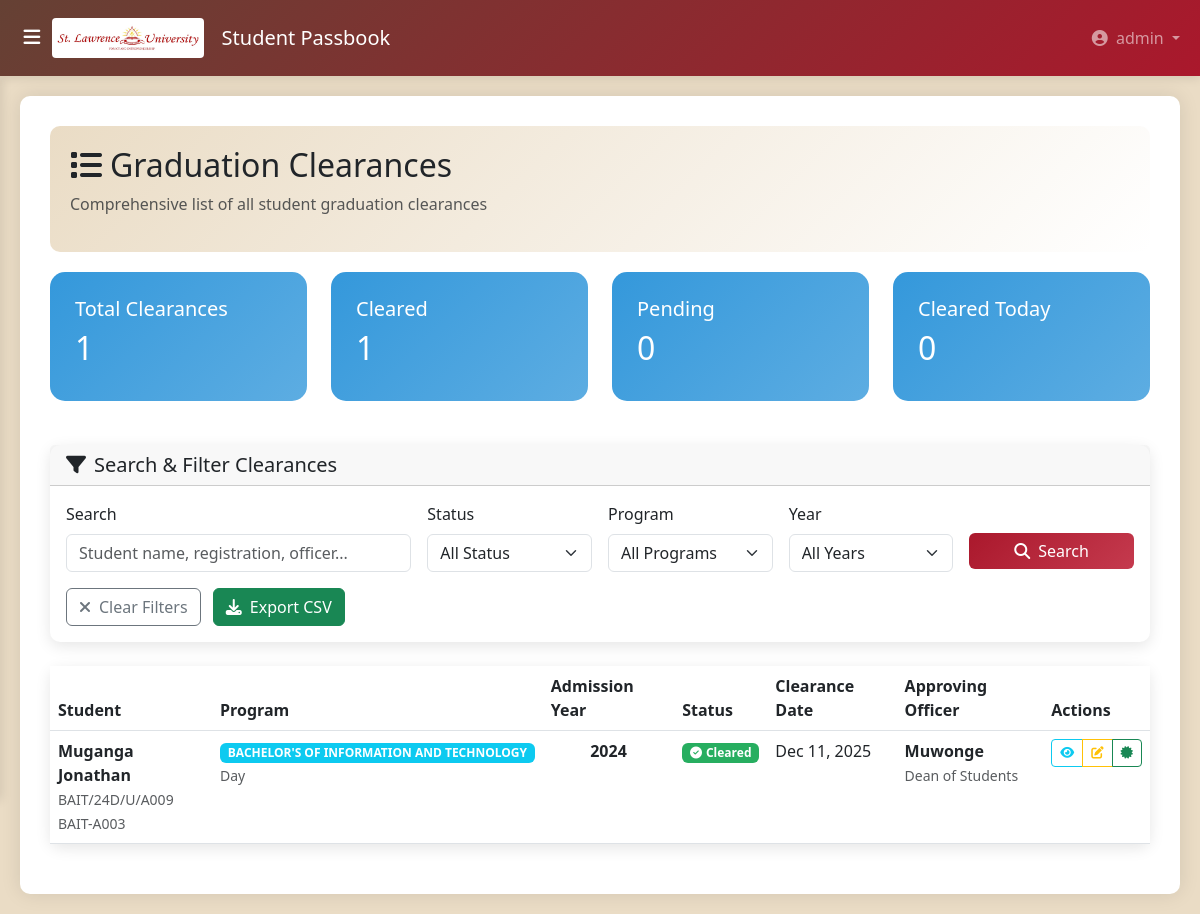
The page /passbook/clearances/graduation/ (signed in) on the database its author committed.
### accounts/models.py (models this page shows, shortened)
class User(AbstractUser):
    USER_TYPE_CHOICES = (
        ('sysadmin', 'System Administrator'),
        ('student', 'Student'),
        ('dean_of_students', 'Dean of Students'),
        ('finance_director', 'Finance Director'),
        ('academic_registrar', 'Academic Registrar'),
        ('head_of_department', 'Head of Department'),
        ('faculty_dean', 'Faculty Dean'),
        ('medical_officer', 'Medical Officer'),
        ('nche_officer', 'NCHE Officer'),
        ('lecturer', 'Lecturer'),  # Keep if needed
    )
    user_type = models.CharField(max_length=20, choices=USER_TYPE_CHOICES)
    phone_number = models.CharField(max_length=15, unique=True, blank=True, null=True)
    @property
    def is_sysadmin(self):
        return self.user_type == 'sysadmin'
    @property
    def is_student(self):
        return self.user_type == 'student'
    @property
    def is_dean_of_students(self):
        return self.user_type == 'dean_of_students'
    @property
    def is_finance_director(self):
        return self.user_type == 'finance_director'
    @property
    def is_academic_registrar(self):
        return self.user_type == 'academic_registrar'
    @property
    def is_head_of_department(self):
        return self.user_type == 'head_of_department'
    @property
    def is_medical_officer(self):
        return self.user_type == 'medical_officer'
    @property
    def is_nche_officer(self):
        return self.user_type == 'nche_officer'
    groups = models.ManyToManyField(
        'auth.Group',
        related_name="accounts_user_groups",
        blank=True,
    )
    user_permissions = models.ManyToManyField(
        'auth.Permission',
        related_name="accounts_user_permissions",
        blank=True,
    )

### pass_book/models.py (models this page shows, shortened)
class GraduationClearance(models.Model):
    student = models.OneToOneField(
        Student,
        on_delete=models.CASCADE,
        related_name='graduation_clearance'
    )
    all_requirements_met = models.BooleanField(default=False)
    clearance_date = models.DateField(blank=True, null=True)
    approving_officer_name = models.CharField(max_length=200, blank=True, null=True)
    approving_officer_designation = models.CharField(max_length=200, blank=True, null=True)
    approving_officer_signature = models.ImageField(
        upload_to='graduation_signatures/',
        blank=True,
        null=True
    )
    created_at = models.DateTimeField(auto_now_add=True)

class Student(models.Model):
    SESSION_CHOICES = [
        ('D', 'Day'),
        ('E', 'Evening'),
        ('W', 'Weekend'),
    ]
    id = models.UUIDField(primary_key=True, default=uuid.uuid4, editable=False)
    student_photo = models.ImageField(
        upload_to='student_photos/',
        blank=True,
        null=True,
        help_text="Upload a clear face photo of the student"
    )
    parent_guardian_photo = models.ImageField(
        upload_to='parent_photos/',
        blank=True,
        null=True,
        help_text="Upload a clear face photo of the parent or guardian"
    )
    name = models.CharField(max_length=200)
    program = models.ForeignKey(
        'Program',
        on_delete=models.PROTECT,
        related_name='students'
    )
    nationality = models.CharField(max_length=100)
    student_contact = models.CharField(max_length=20)
    parent_guardian_name = models.CharField(max_length=200, blank=True, null=True)
    parent_guardian_contact = models.CharField(max_length=20, blank=True, null=True)
    parent_guardian_signature = models.ImageField(upload_to='parent_signatures/', blank=True, null=True)
    signature = models.ImageField(upload_to='signatures/', blank=True, null=True)
    serial_number = models.CharField(max_length=50, blank=True, null=True)
    admission_year = models.PositiveIntegerField(help_text="Year of admission (e.g., 2024)")
    session = models.CharField(max_length=1, choices=SESSION_CHOICES, help_text="Study session")
    expected_graduation_year = models.IntegerField(blank=True, null=True)
    manual_received = models.BooleanField(default=False)
    manual_received_date = models.DateField(blank=True, null=True)
    registration_number = models.CharField(
        max_length=50,
        unique=True,
        help_text="Manual registration number (e.g., 909/24D/U/A001)"
    )
    program_code = models.CharField(max_length=10, blank=True, help_text="Copied from Program.code")
    student_number = models.CharField(max_length=10, blank=True, help_text="Sequential code like AA01")
    static_access_number = models.CharField(
        max_length=15,
        unique=True,
        blank=True,
        help_text="Format: COURSE-XXXX (e.g., BAGC-AA01)"
    )
    created_at = models.DateTimeField(auto_now_add=True)
    updated_at = models.DateTimeField(auto_now=True)
    user = models.OneToOneField(
        settings.AUTH_USER_MODEL,
        on_delete=models.CASCADE,
        related_name='student_profile',
        null=True,
        blank=True,
        help_text="Linked user account for this student"
    )
    class Meta:
        ordering = ['student_number']

class Program(models.Model):
    code = models.CharField(
        max_length=10,
        unique=True,
        help_text="Program code (e.g., BSCS)"
    )
    name = models.CharField(max_length=200)
    description = models.TextField(blank=True, null=True)
    duration = models.IntegerField(help_text="Duration in years")
    faculty = models.CharField(max_length=100)
    is_active = models.BooleanField(default=True)

### pass_book/views.py (the view, shortened to what this page needs)
# urls.py: path('clearances/graduation/', views.graduation_clearance_list, name='graduation_clearance_list'),
@login_required
def graduation_clearance_list(request):
    clearances = GraduationClearance.objects.select_related('student', 'student__program')
    search_query = request.GET.get('search', '')
    status_filter = request.GET.get('status', '')
    if status_filter == 'cleared':
        clearances = clearances.filter(all_requirements_met=True)
    elif status_filter == 'pending':
        clearances = clearances.filter(all_requirements_met=False)
    program_filter = request.GET.get('program', '')
    if program_filter:
        clearances = clearances.filter(student__program__id=program_filter)
    year_filter = request.GET.get('year', '')
    if year_filter:
        clearances = clearances.filter(student__admission_year=year_filter)
    paginator = Paginator(clearances, 25)
    page_number = request.GET.get('page')
    page_obj = paginator.get_page(page_number)
    from .models import Program
    programs = Program.objects.all()
    years = Student.objects.values_list('admission_year', flat=True).distinct().order_by('-admission_year')
    context = {
        'page_obj': page_obj,
        'search_query': search_query,
        'status_filter': status_filter,
        'program_filter': program_filter,
        'year_filter': year_filter,
        'programs': programs,
        'years': years,
        'total_count': clearances.count()
    }
    return render(request, 'student_registration/grad_clearance_list.html', context)

### templates/student_registration/grad_clearance_list.html (shortened to what this page needs)
{% extends 'student_registration/base.html' %}
{% block content %}
<div class="page-header">
    <h2><i class="fas fa-list me-2"></i>Graduation Clearances</h2>
    <p class="text-muted">Comprehensive list of all student graduation clearances</p>
</div>
<div class="row mb-4">
    <div class="col-md-3">
        <div class="stat-card">
            <h5>Total Clearances</h5>
            <h2>{{ total_count }}</h2>
        </div>
    </div>
    <div class="col-md-3">
        <div class="stat-card">
            <h5>Cleared</h5>
            <h2 id="clearedCount">-</h2>
        </div>
    </div>
    <div class="col-md-3">
        <div class="stat-card">
            <h5>Pending</h5>
            <h2 id="pendingCount">-</h2>
        </div>
    </div>
    <div class="col-md-3">
        <div class="stat-card">
            <h5>Cleared Today</h5>
            <h2 id="todayCount">-</h2>
        </div>
    </div>
</div>
<div class="card card-custom mb-4">
    <div class="card-header">
        <h5 class="mb-0"><i class="fas fa-filter me-2"></i>Search & Filter Clearances</h5>
    </div>
    <div class="card-body">
        <form method="GET" class="row g-3">
            <div class="col-md-4">
                <label class="form-label">Search</label>
                <input type="text" name="search" class="form-control"
                       placeholder="Student name, registration, officer..."
                       value="{{ search_query }}">
            </div>
            <div class="col-md-2">
                <label class="form-label">Status</label>
                <select name="status" class="form-select">
                    <option value="">All Status</option>
                </select>
            </div>
            <div class="col-md-2">
                <label class="form-label">Program</label>
                <select name="program" class="form-select">
                    <option value="">All Programs</option>
                </select>
            </div>
            <div class="col-md-2">
                <label class="form-label">Year</label>
                <select name="year" class="form-select">
                    <option value="">All Years</option>
                </select>
            </div>
            <div class="col-md-2">
                <button type="submit" class="btn btn-primary-custom w-100" style="margin-top: 1.95rem;">
                    <i class="fas fa-search me-2"></i>Search
                </button>
            </div>
            <div class="col-12">
                <a href="{% url 'pass_book:graduation_clearance_list' %}" class="btn btn-outline-secondary">
                    <i class="fas fa-times me-2"></i>Clear Filters
                </a>
                <button type="button" class="btn btn-success ms-2" onclick="exportToCSV()">
                    <i class="fas fa-download me-2"></i>Export CSV
                </button>
            </div>
        </form>
    </div>
</div>
<div class="card card-custom">
    <div class="table-responsive">
        <table class="table table-hover mb-0">
            <thead>
                <tr>
                    <th>Student</th>
                    <th>Program</th>
                    <th>Admission Year</th>
                    <th>Status</th>
                    <th>Clearance Date</th>
                    <th>Approving Officer</th>
                    <th>Actions</th>
                </tr>
            </thead>
            <tbody>
                {% for clearance in page_obj %}
                <tr>
                    <td>
                        <div>
                            <strong>{{ clearance.student.name }}</strong><br>
                            <small class="text-muted">
                                {{ clearance.student.registration_number|default:"N/A" }}<br>
                                {{ clearance.student.static_access_number }}
                            </small>
                        </div>
                    </td>
                    <td>
                        <span class="badge bg-info">{{ clearance.student.program.name }}</span><br>
                        <small class="text-muted">{{ clearance.student.get_session_display }}</small>
                    </td>
                    <td class="text-center">
                        <strong>{{ clearance.student.admission_year }}</strong>
                    </td>
                    <td>
                        {% if clearance.all_requirements_met %}
                        <span class="badge status-badge cleared">
                            <i class="fas fa-check-circle me-1"></i>Cleared
                        </span>
                        {% else %}
                        <span class="badge status-badge pending">
                            <i class="fas fa-clock me-1"></i>Pending
                        </span>
                        {% endif %}
                    </td>
                    <td>
                        {% if clearance.clearance_date %}
                        {{ clearance.clearance_date|date:"M d, Y" }}
                        {% else %}
                        <span class="text-muted">Not Set</span>
                        {% endif %}
                    </td>
                    <td>
                        {% if clearance.approving_officer_name %}
                        <strong>{{ clearance.approving_officer_name }}</strong><br>
                        <small class="text-muted">{{ clearance.approving_officer_designation }}</small>
                        {% else %}
                        <span class="text-muted">Not Assigned</span>
                        {% endif %}
                    </td>
                    <td>
                        <div class="btn-group btn-group-sm" role="group">
                            <a href="{% url 'pass_book:graduation_clearance_detail' clearance.student.pk %}"
                               class="btn btn-outline-info" title="View Details">
                                <i class="fas fa-eye"></i>
                            </a>
                            <a href="{% url 'pass_book:graduation_clearance_edit' clearance.student.pk %}"
                               class="btn btn-outline-warning" title="Edit">
                                <i class="fas fa-edit"></i>
                            </a>
                            {% if clearance.all_requirements_met %}
                            <a href="{% url 'pass_book:graduation_certificate_view' clearance.student.pk %}"
                               class="btn btn-outline-success" title="Certificate">
                                <i class="fas fa-certificate"></i>
                            </a>
                            {% endif %}
                        </div>
                    </td>
                </tr>
                {% endfor %}
            </tbody>
        </table>
    </div>
</div>
{% endblock %}

### templates/student_registration/base.html (shortened to what this page needs)
<!DOCTYPE html>
<html lang="en">
<head>
    <link href="https://cdnjs.cloudflare.com/ajax/libs/bootstrap/5.3.0/css/bootstrap.min.css" rel="stylesheet">
    <link href="https://cdnjs.cloudflare.com/ajax/libs/font-awesome/6.5.0/css/all.min.css" rel="stylesheet">
    <link href="https://cdn.jsdelivr.net/npm/bootstrap-icons@1.11.1/font/bootstrap-icons.css" rel="stylesheet">
</head>
<body>
    <nav class="navbar navbar-expand-lg navbar-dark navbar-custom">
        <div class="container-fluid">
            <button id="sidebarToggle" class="d-flex align-items-center justify-content-center">
                <i class="fas fa-bars"></i>
            </button>
           <a class="navbar-brand mx-auto mx-lg-0" href="{% url 'pass_book:dashboard' %}">
                <div class="logo-container">
                    <img alt="SLAU Logo" class="logo">
                    <span class="ms-2">Student Passbook</span>
                </div>
            </a>
            <div class="collapse navbar-collapse" id="navbarNav">
                <ul class="navbar-nav ms-auto">
                    <li class="nav-item dropdown">
                        <a class="nav-link dropdown-toggle" href="#" id="navbarDropdown" role="button" data-bs-toggle="dropdown">
                            <i class="fas fa-user-circle me-1"></i>
                            {{ user.username|default:"User" }}
                        </a>
                    </li>
                </ul>
            </div>
        </div>
    </nav>
    <div class="container-fluid" id="main-content">
        <div class="content-wrapper">
            {% block content %}{% endblock %}
        </div>
    </div>
</body>
</html>

### rows shown on the page
User: username "admin"
GraduationClearance: student.name "Muganga Jonathan", student.registration_number "BAIT/24D/U/A009", student.static_access_number "BAIT-A003", student.program.name "BACHELOR'S OF INFORMATION AND TECHNOLOGY", student.session "Day", student.admission_year "2024", all_requirements_met True (drawn), clearance_date "Dec 11, 2025", approving_officer_name "Muwonge", approving_officer_designation "Dean of Students"

### other values the page prints
{{ total_count }} "1"
